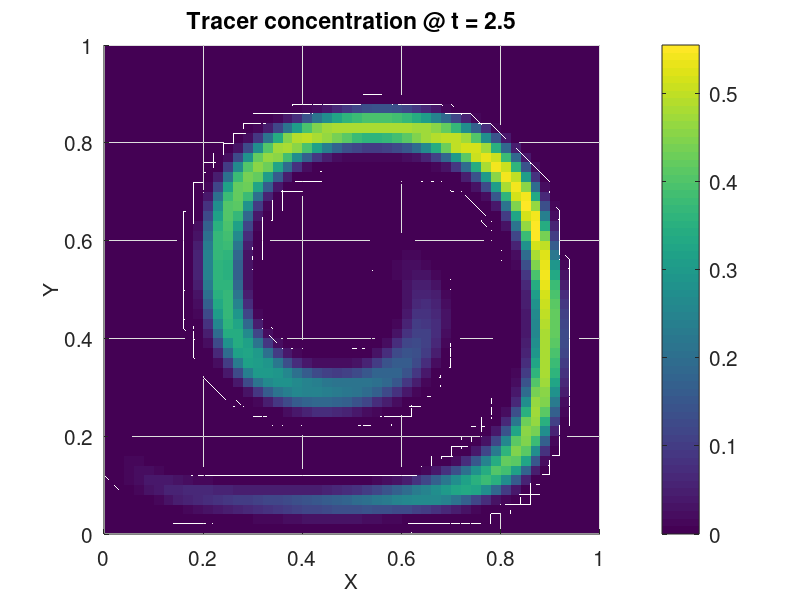
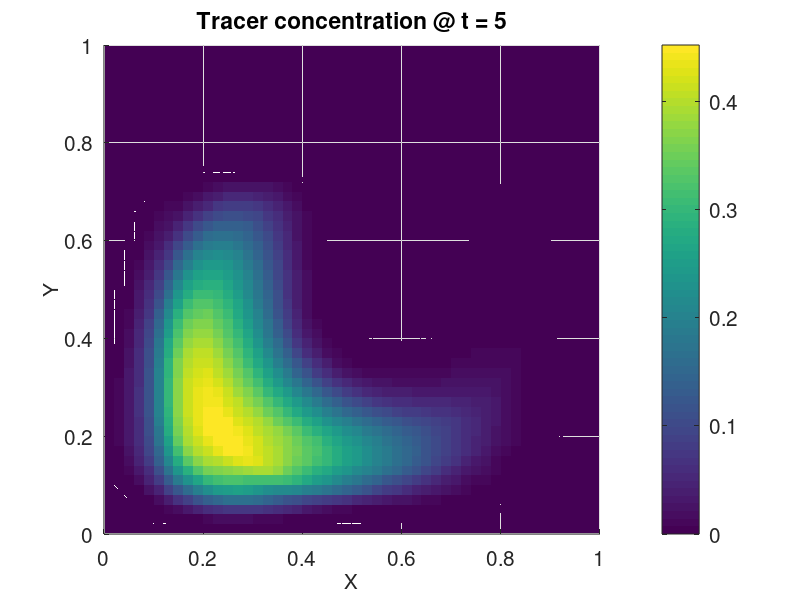

The MATLAB source for these figures, in order:
function [] = plm_with_easter (dx, USE_STRANG_SPLITTING)
% plm_with_easter (dx, USE_STRANG_SPLITTING)
%
% Arguments:
% dx                    : (OPTIONAL) Grid spacing (Default: 0.02)
% USE_STRANG_SPLITTING  : (OPTIONAL) Whether to use Strang splitting (Default: true)

if nargin == 0
    dx = 0.02;
end
if nargin <= 1
    USE_STRANG_SPLITTING = true;
end

% Initialization
[X, Y, tracer, dt] = initialize(dx);

% Advect 2.5 units and plot
tracer = advect_tracer(X, Y, tracer, dx, dt, 0, 2.5, USE_STRANG_SPLITTING);
plot_tracer(X, Y, tracer, 2.5)

% Advect from time 2.5 to 5 and plot
tracer = advect_tracer(X, Y, tracer, dx, dt, 2.5, 5, USE_STRANG_SPLITTING);
plot_tracer(X, Y, tracer, 5)


end

% ===============================================================================================
function tracer = advect_tracer(X, Y, tracer, dx, dt, time_begin, time_end, USE_STRANG_SPLITTING)

time = time_begin;
first_x_then_y = true;

% ******************************************************************************
% MAIN LOOP
% ******************************************************************************
while time < time_end

    % Adapt timestep at the very last step, if time_end is not a multiple of dt
    if time_end - time < dt
        dt = time_end - time;
    end
    
    % Compute interface winds, centered in time.
    [u, v] = described_wind(time + dt/2, X, Y, dx);
    
    rho = 1; % Pseudodensity
    tracer_rho = tracer(2:end-1, 2:end-1) .* rho; % Tracer times density
    
    if ~USE_STRANG_SPLITTING
        first_x_then_y = true;
    end
    
    % Advance in time by reversing the order of integration every timestep (Strang splitting)
    if first_x_then_y
        [tracer, rho, tracer_rho] = compute_x_direction(dx, dt, u, tracer, rho, tracer_rho);    
        tracer                    = compute_y_direction(dx, dt, v, tracer, rho, tracer_rho);
        first_x_then_y = false;
    else
        [tracer, rho, tracer_rho] = compute_y_direction(dx, dt, v, tracer, rho, tracer_rho);
        tracer                    = compute_x_direction(dx, dt, u, tracer, rho, tracer_rho); 
        first_x_then_y = true;
    end
    
    time = time + dt;
    
end

end

% ==========================================================================================
function [tracer, rho, tracer_rho] = compute_x_direction(dx, dt, u, tracer, rho, tracer_rho)

% Compute one-dimensional scalar flux
F_x = compute_fluxes(dx, dt, u, tracer);

% Update pseudodensity
rho = rho - (dt/dx) * (u(:,2:end) - u(:,1:end-1)); % Durran's equation (5.95)
% Update tracer mass
tracer_rho = tracer_rho - (dt/dx) * (F_x(:,2:end) - F_x(:,1:end-1)); % eq. (5.96)
% Update tracer concentrations
tracer(2:end-1, 2:end-1) = tracer_rho ./ rho; % eq. (5.97)

end

% ==========================================================================================
function [tracer, rho, tracer_rho] = compute_y_direction(dx, dt, v, tracer, rho, tracer_rho)

% With some transpose-magic, the same flux-computation function can be used for both u and v
F_y = compute_fluxes(dx, dt, v', tracer')';

rho = rho - (dt/dx) * (v(2:end,:) - v(1:end-1,:)); % Durran's equation (5.98)
tracer_rho = tracer_rho - (dt/dx) * (F_y(2:end,:) - F_y(1:end-1,:)); % eq. (5.99)
tracer(2:end-1, 2:end-1) = tracer_rho ./ rho; % eq. (5.100)

end

% ============================================
function slope = compute_limited_slope(tracer)
% This function selects the smallest magnitude slope from a set of three slopes 
% (first order forward and backward, and second order centered).

N = size(tracer,1);
slope_centered = zeros(N-2,N-2);
slope_right = zeros(N-2,N-2);
slope_left = zeros(N-2,N-2);

% Compute the three slopes
slope_centered = (tracer(2:end-1,3:end) - tracer(2:end-1,1:end-2)) / 2;
slope_right = 2 * (tracer(2:end-1,3:end) - tracer(2:end-1,2:end-1));
slope_left = 2 * (tracer(2:end-1,2:end-1) - tracer(2:end-1,1:end-2));

slope_interior_points = zeros(N-2,N-2);
p_i = slope_centered > 0 & slope_left > 0 & slope_right > 0; % All slopes positive
n_i = slope_centered < 0 & slope_left < 0 & slope_right < 0; % All negative
slope_interior_points(p_i) = min([slope_centered(p_i), slope_left(p_i), slope_right(p_i)], [], 2);
slope_interior_points(n_i) = max([slope_centered(n_i), slope_left(n_i), slope_right(n_i)], [], 2);
% Now, local minima and maxima have slope = 0, corresponding to an upwind scheme.

slope = zeros(size(tracer));
slope(2:end-1,2:end-1) = slope_interior_points;

end

% =================================================
function F = compute_fluxes(dx, dt, u_or_v, tracer)
% Computes one-dimensional fluxes in either direction.

c = u_or_v * dt/dx; % Courant

slope = compute_limited_slope(tracer);

% Use different formulae for positive and negative flow directions. 
% The first one is from the lecture notes, and the second one is straightforward to derive.
F_positive_c = u_or_v .* (tracer(2:end-1,1:end-1) - 0.5 * slope(2:end-1,1:end-1) .* (c - 1));
F_negative_c = u_or_v .* (tracer(2:end-1,2:end) - 0.5 * slope(2:end-1,2:end) .* (c + 1));
F = zeros(size(u_or_v));
F(c <  0) = F_negative_c(c <  0);
F(c >= 0) = F_positive_c(c >= 0);

end

% ===========================================
function [u, v] = described_wind(t, X, Y, dx)
% Described wind components

u = zeros(size(X,1)-2, size(X,2)-1);
v = zeros(size(X,1)-1, size(X,2)-2);

% Sample at interfaces.
X_i = X + 0.5*dx;
Y_i = Y + 0.5*dx;

% Described velocities
u = sin(pi * X_i(2:end-1, 1:end-1)).^2 .* sin(2*pi * Y_i(2:end-1, 1:end-1)) * cos(pi*t/5);
v = -sin(2*pi * X_i(1:end-1, 2:end-1)) .* sin(pi * Y_i(1:end-1, 2:end-1)).^2 * cos(pi*t/5);

end

% ===========================================
function [X, Y, tracer, dt] = initialize(dx)
% Initialization function

MAX_COURANT = 0.5;

x = 0:dx:1;
y = x;
[X,Y] = meshgrid(x, y); % Create 2D meshes of coordinates for convenience.

% Gaussian bell
r = min(1, 4*sqrt((X-1/4).^2 + (Y-1/4).^2));
tracer = 0.5 * (1 + cos(pi*r));

% Compute timestep based on maximum L1-norm of the wind.
[u0, v0] = described_wind(0, X, Y, dx);
U_L1_norm = abs(u0(:)) + abs(v0(:));
dt = MAX_COURANT * dx / max(U_L1_norm);

end

% ===================================
function plot_tracer(X, Y, tracer, t)

figure;
surf(X, Y, tracer, 'edgecolor','none')
view(2)
title(['Tracer concentration @ t = ', num2str(t)], 'fontsize', 15)
set(gca, 'fontsize', 15)
set (gca, 'color', 'b')
ylabel('Y', 'fontsize', 15)
xlabel('X', 'fontsize', 15)
colorbar('fontsize', 15)

end
